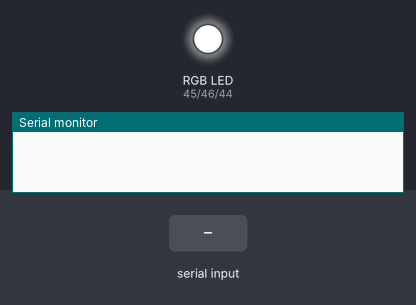
Recording of a sketch running on a simulated Arduino Mega 2560, built with avr-gcc and run on an emulated ATmega2560. Parts: an RGB LED mixed from three pins (HIGH = lit), the last lines printed to the serial monitor. Inputs (shaded band) come from the test bench.

Above: at 1.7 s.
1.8 s: "A" received over the second serial link
At 2.7 s:
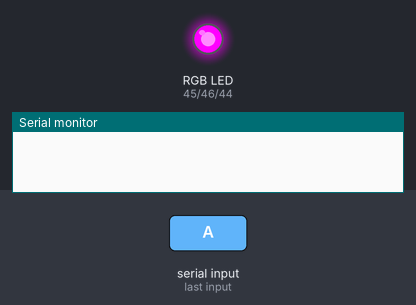
4.4 s: "Y" received over the second serial link
At 5.3 s:
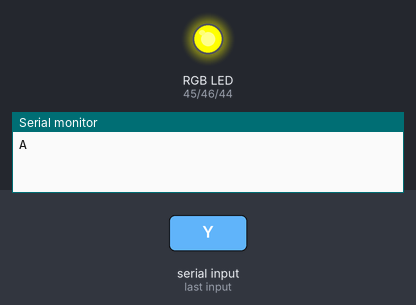
7.0 s: "1" received over the second serial link
At 7.8 s:
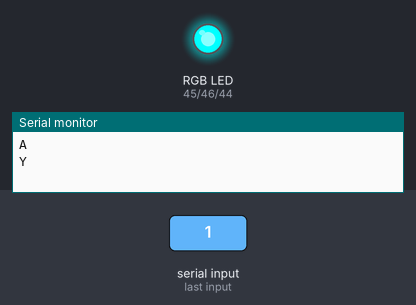
Timing chart, 0 to 10.0 s (numbered marks = the images above; inputs shaded):
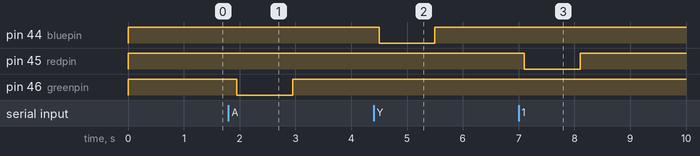

Measured:
- after the input at 1.8 s, pin 46 (greenpin): HIGH → LOW after 0.15 s, → HIGH 1.0 s later
- after the input at 4.4 s, pin 44 (bluepin): HIGH → LOW after 0.10 s, → HIGH 1.0 s later
- after the input at 7.0 s, pin 45 (redpin): HIGH → LOW after 0.10 s, → HIGH 1.0 s later

The sketch:

Checkpoint6.ino
```cpp
// Define pins for built-in RGB LED
#define redpin 45
#define greenpin 46
#define bluepin 44

void setup() {
  // Set pin modes
  pinMode(redpin, OUTPUT);
  pinMode(greenpin, OUTPUT);
  pinMode(bluepin, OUTPUT);

  // start with light off
  set_RGBi(0, 0, 0);

  //start serial connection
  Serial.begin(9600);
  Serial2.begin(9600);
  delay(500);
}
void set_RGB(int r, int g, int b){
  // Set RGB LED pins based on low=bright (default)
  analogWrite(redpin, r);
  analogWrite(greenpin, g);
  analogWrite(bluepin, b);
}

void set_RGBi(int r, int g, int b){
  // Set RGB LED pins based on high=bright
  set_RGB(255-r, 255-g, 255-b);
}

void loop() {
  if (Serial2.available()){
    char incoming = Serial2.read();
    delay(100);
    if (incoming == 65 || incoming == 69 || incoming == 73 || incoming == 79 || incoming == 85){
      set_RGBi(0, 255, 0);
      delay(1000);
    }
    else if (incoming == 89){
      set_RGBi(0, 0, 255);
      delay(1000);
    }
    else{
      set_RGBi(255,0, 0);
      delay(1000);
    }
    Serial.println(incoming);
    set_RGBi(0, 0, 0);
  }
  delay(50);
}
```
